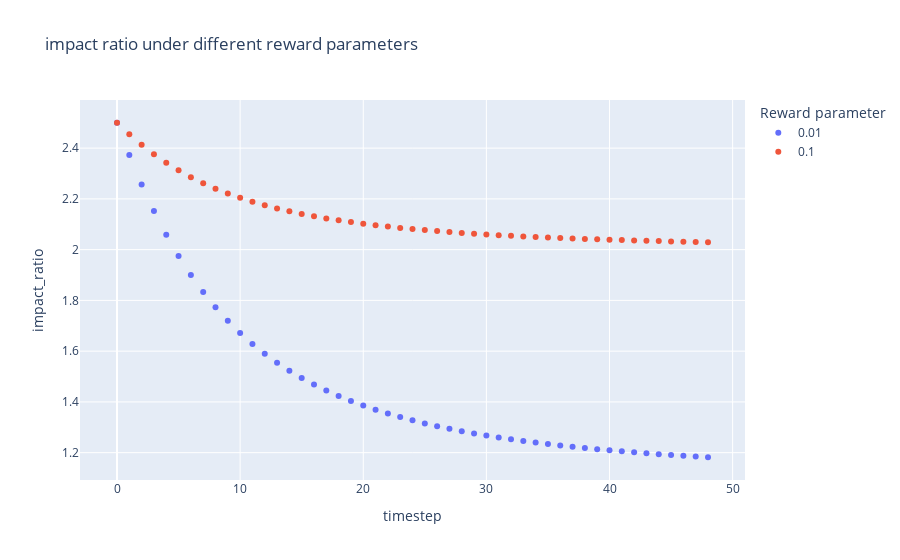

Source (notebook cell):
### Code cell
fig_df = df
fig_df['impact_ratio'] = fig_df['impactful_proj'] / fig_df['less_impactful_proj']
fig = px.scatter(
    fig_df,
    x=fig_df.timestep,
    y=fig_df.impact_ratio,
    color=fig_df.reward_fund2proj.astype(str),
    opacity=1,
    title='impact ratio under different reward parameters',
    #trendline="lowess",
    labels={'color': 'Reward parameter'}
)

fig.show()

### Figure 1 — Plotly figure (JSON) as saved in the notebook; plotly's stock layout.template omitted (floating-point values rounded to 4 significant figures)
{"data": [{"hovertemplate": "Reward parameter=0.01<br>timestep=%{x}<br>impact_ratio=%{y}<extra></extra>", "legendgroup": "0.01", "marker": {"color": "#636efa", "opacity": 1, "symbol": "circle"}, "mode": "markers", "name": "0.01", "orientation": "v", "showlegend": true, "type": "scatter", "x": [0, 1, 2, 3, 4, 5, 6, 7, 8, 9, 10, 11, 12, 13, 14, 15, 16, 17, 18, 19, 20, 21, 22, 23, 24, 25, 26, 27, 28, 29, 30, 31, 32, 33, 34, 35, 36, 37, 38, 39, 40, 41, 42, 43, 44, 45, 46, 47, 48], "xaxis": "x", "y": [2.5, 2.373, 2.257, 2.153, 2.059, 1.975, 1.9, 1.833, 1.773, 1.719, 1.671, 1.628, 1.59, 1.555, 1.523, 1.494, 1.468, 1.445, 1.423, 1.404, 1.386, 1.369, 1.354, 1.34, 1.327, 1.315, 1.304, 1.294, 1.285, 1.276, 1.268, 1.26, 1.253, 1.246, 1.24, 1.234, 1.228, 1.223, 1.218, 1.214, 1.209, 1.205, 1.201, 1.198, 1.194, 1.191, 1.188, 1.185, 1.182], "yaxis": "y"}, {"hovertemplate": "Reward parameter=0.1<br>timestep=%{x}<br>impact_ratio=%{y}<extra></extra>", "legendgroup": "0.1", "marker": {"color": "#EF553B", "opacity": 1, "symbol": "circle"}, "mode": "markers", "name": "0.1", "orientation": "v", "showlegend": true, "type": "scatter", "x": [0, 1, 2, 3, 4, 5, 6, 7, 8, 9, 10, 11, 12, 13, 14, 15, 16, 17, 18, 19, 20, 21, 22, 23, 24, 25, 26, 27, 28, 29, 30, 31, 32, 33, 34, 35, 36, 37, 38, 39, 40, 41, 42, 43, 44, 45, 46, 47, 48], "xaxis": "x", "y": [2.5, 2.455, 2.413, 2.376, 2.342, 2.312, 2.286, 2.262, 2.24, 2.221, 2.204, 2.189, 2.175, 2.162, 2.151, 2.141, 2.132, 2.123, 2.115, 2.108, 2.102, 2.096, 2.091, 2.086, 2.081, 2.077, 2.073, 2.069, 2.066, 2.063, 2.06, 2.057, 2.055, 2.052, 2.05, 2.048, 2.046, 2.044, 2.042, 2.041, 2.039, 2.038, 2.036, 2.035, 2.034, 2.032, 2.031, 2.03, 2.029], "yaxis": "y"}], "layout": {"legend": {"title": {"text": "Reward parameter"}, "tracegroupgap": 0}, "title": {"text": "impact ratio under different reward parameters"}, "xaxis": {"anchor": "y", "domain": [0, 1], "title": {"text": "timestep"}}, "yaxis": {"anchor": "x", "domain": [0, 1], "title": {"text": "impact_ratio"}}}}
